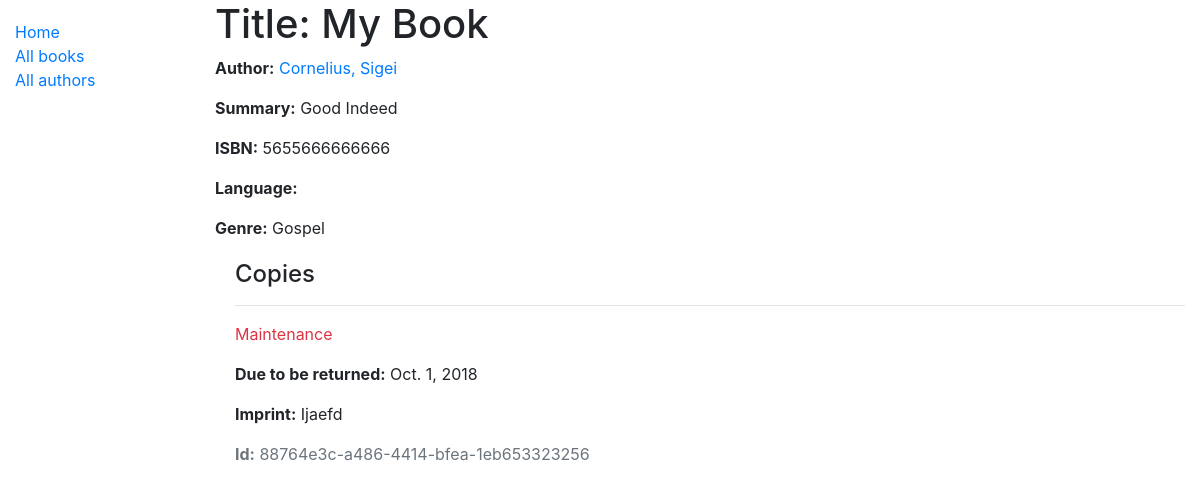
The page /catalog/book/1 on the database as committed earlier.
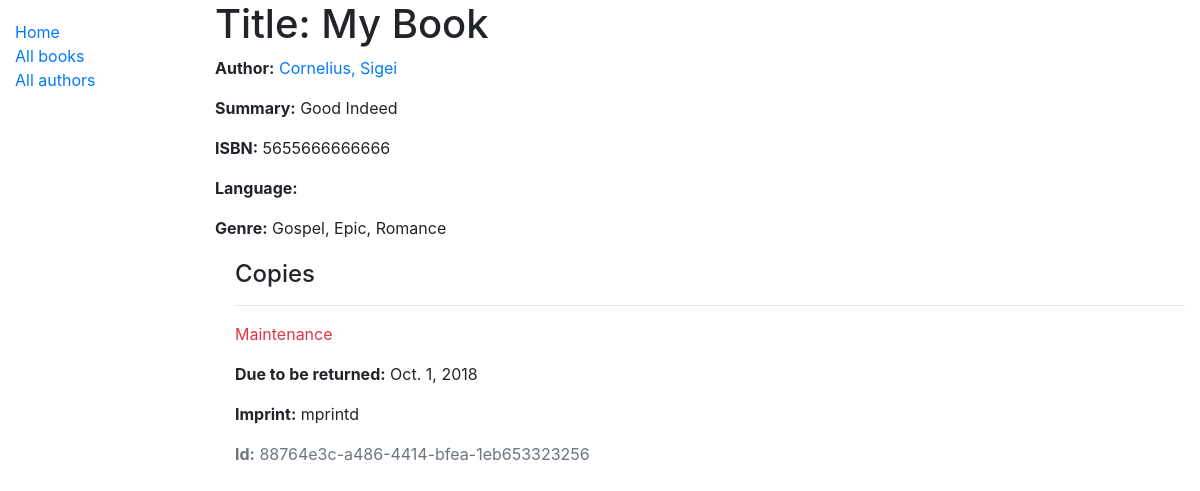
The same page on the database as committed later.
### catalog/models.py (models this page shows, shortened)
class Book(models.Model):
    title = models.CharField(max_length=200)
    author = models.ForeignKey('Author', on_delete=models.SET_NULL, null=True)
    summary = models.TextField(max_length=1000, help_text='Enter a brief description of the book')
    isbn = models.CharField('ISBN', max_length=13,
                            help_text='13 Character <a href="https://www.isbn-international.org/content/what-isbn">ISBN number</a>')
    genre = models.ManyToManyField(Genre, help_text='Select a genre for this book')
    def display_genre(self):
        """Create a string for the Genre. This is required to display genre in Admin."""
        return ', '.join(genre.name for genre in self.genre.all()[:3])
    display_genre.short_description = 'Genre'

class Author(models.Model):
    first_name = models.CharField(max_length=100)
    last_name = models.CharField(max_length=100)
    date_of_birth = models.DateField(null=True, blank=True)
    date_of_death = models.DateField('Died', null=True, blank=True)
    class Meta:
        ordering = ['last_name', 'first_name']
    def __str__(self):
        return f'{self.last_name}, {self.first_name}'

class Genre(models.Model):
    name = models.CharField(max_length=200, help_text='Enter a book genre (e.g. Science Fiction)')
    def __str__(self):
        return self.name

class BookInstance(models.Model):
    id = models.UUIDField(primary_key=True, default=uuid.uuid4, help_text='Unique ID for this particular book across whole library')
    book = models.ForeignKey('Book', on_delete=models.SET_NULL, null=True)
    imprint = models.CharField(max_length=200)
    due_back = models.DateField(null=True, blank=True)
    LOAN_STATUS = (
        ('m', 'Maintenance'),
        ('o', 'On loan'),
        ('a', 'Available'),
        ('r', 'Reserved'),
    )
    status = models.CharField(
        max_length=1,
        choices=LOAN_STATUS,
        blank=True,
        default='m',
        help_text='Book availability',
    )
    class Meta:
        ordering = ['due_back']

### catalog/views.py (the view)
# urls.py: path('book/<int:pk>', views.BookDetailView.as_view(), name='book-detail'),
class BookDetailView(generic.DetailView):
    model = Book
    paginate_by = 10

### catalog/templates/catalog/book_detail.html
{% extends "base_generic.html" %}
{% block content %}
  <h1>Title: {{ book.title }}</h1>
  <p><strong>Author:</strong> <a href="{% url 'author-detail' book.author.pk %}">{{ book.author }}</a></p>
  <p><strong>Summary:</strong> {{ book.summary }}</p>
  <p><strong>ISBN:</strong> {{ book.isbn }}</p>
  <p><strong>Language:</strong> {{ book.language }}</p>
  <p><strong>Genre:</strong> {% for genre in book.genre.all %} {{ genre }}{% if not forloop.last %}, {% endif %}{% endfor %}</p>
  <div style="margin-left:20px;margin-top:20px">
    <h4>Copies</h4>
    {% for copy in book.bookinstance_set.all %}
      <hr>
      <p class="{% if copy.status == 'a' %}text-success{% elif copy.status == 'm' %}text-danger{% else %}text-warning{% endif %}">{{ copy.get_status_display }}</p>
      {% if copy.status != 'a' %}
        <p><strong>Due to be returned:</strong> {{copy.due_back}}</p>
      {% endif %}
      <p><strong>Imprint:</strong> {{copy.imprint}}</p>
      <p class="text-muted"><strong>Id:</strong> {{copy.id}}</p>
    {% endfor %}
  </div>
{% endblock %}

### catalog/templates/base_generic.html (shortened to what this page needs)
<!DOCTYPE html>
<html lang="en">
<head>
    <link rel="stylesheet" href="https://stackpath.bootstrapcdn.com/bootstrap/4.1.3/css/bootstrap.min.css"
>
    {% load static %}
    <link rel="stylesheet" href="{% static 'css/styles.css' %}">
</head>
<body>
<div class="container-fluid">
    <div class="row">
        <div class="col-sm-2">
            {% block sidebar %}
                <ul class="sidebar-nav">
                    <li><a href="{% url 'index' %}">Home</a></li>
                    <li><a href="{% url 'books' %}">All books</a></li>
                    <li><a href="{% url 'authors' %}">All authors</a></li>
                </ul>
            {% endblock %}
        </div>
        <div class="col-sm-10 ">
            {% block content %}{% endblock %}
            </div>
        </div>
    </div>
</body>
</html>

### catalog/static/css/styles.css (style rules this page uses)
.sidebar-nav { margin-top: 20px; padding: 0; list-style: none; }

Rows that differ between the two databases and show on the page:
shown differently, row unchanged: Genre "Gospel": now shows ","
now on this page (row unchanged): Genre: name "Epic"
added Genre: name "Romance"
changed BookInstance "Maintenance": imprint "Ijaefd" → "mprintd"
